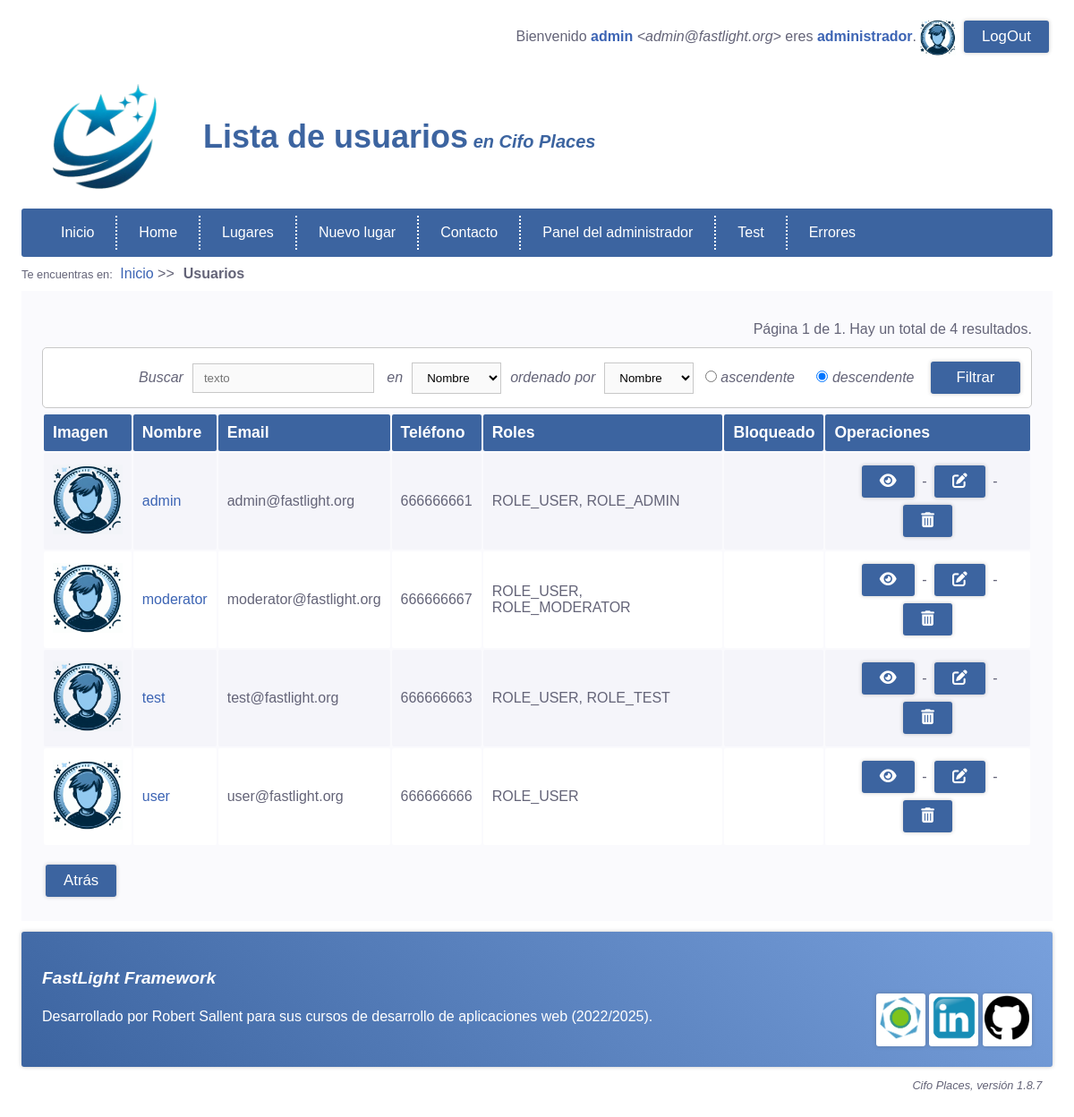
The page /User/list (signed in) on the database its author committed.
### tables this page shows
CREATE TABLE users(
	id INT PRIMARY KEY auto_increment,
	displayname VARCHAR(32) NOT NULL,
	email VARCHAR(255) NOT NULL UNIQUE KEY,
	phone VARCHAR(32) NOT NULL UNIQUE KEY,
	password VARCHAR(255) NOT NULL,
	roles VARCHAR(1024) NOT NULL DEFAULT '["ROLE_USER"]',
	picture VARCHAR(256) DEFAULT NULL,
	created_at TIMESTAMP NOT NULL DEFAULT CURRENT_TIMESTAMP,
	updated_at TIMESTAMP NULL DEFAULT NULL ON UPDATE CURRENT_TIMESTAMP
);

### mvc/views/user/list.php (the view, shortened to what the rows shown need)
 <!DOCTYPE html>
<html lang="es">
	<head>
		<link rel="stylesheet" href="https://cdnjs.cloudflare.com/ajax/libs/font-awesome/6.0.0/css/all.min.css">
		<?= $template->css() ?>
	</head>
	<body>
		<?= $template->login() ?>
		<?= $template->header('Lista de usuarios') ?>
		<main>
    		<?php if ($users) { ?>
    			<table class="table w100">
    				<tr>
    					<th>Imagen</th>
    					<th>Nombre</th>
    					<th>Email</th>
    					<th>Teléfono</th>
    					<th>Roles</th>
    					<th>Bloqueado</th>
    					<th class="centrado">Operaciones</th>
    				</tr>
    			<?php foreach ($users as $user){?>
    				<tr>
    					<td class="centrado">
    						<a href='/User/show/<?=$user->id?>'>
    							<img src="<?=USER_IMAGE_FOLDER.'/'.($user->foto ?? DEFAULT_USER_IMAGE)?>"
    								class="table-image" alt="Portada de <?= $user->displayname ?>"
    								title="Portada de <?= $user->displayname ?>">
    						</a>
    					</td>
    					<td><a href='/User/show/<?= $user->id ?>'><?=$user->displayname?></a></td>
    					<td><?= $user->email ?></td>
    					<td><?= $user->phone ?></td>
    					<td><?= implode(', ', $user->roles); ?></td>
    					<td><?= $user->blocked_at ?></td>
    					<td class="centrado">
    						<a class='button' href='/User/show/<?= $user->id ?>'title="Ver">
    							<i class="fas fa-eye"></i></a> -
    						<a class='button' href='/User/edit/<?= $user->id ?>'title="Editar">
    							<i class="fas fa-edit"></i></a> -
    						<a class='button' href='/User/delete/<?= $user->id ?>'title="Borrar">
    							<i class="fas fa-trash-alt"></i></a>
    					</td>
    				</tr>
    			<?php } ?>
    			</table>
    			<?php }else{?>
    				<div class="danger p2">
    					<p>No hay usuarios que mostrar.</p>
    				</div>
    			<?php } ?>
		</main>
	</body>
</html>

### templates/Base.php (shortened to what the rows shown need)
<?php
class Base implements TemplateInterface{
    protected array $css = [
        'standard'  => '/css/base.css',
        'tablet'    => '/css/base_tablet.css',
        'phone'     => '/css/base_phone.css',
        'printer'   => '/css/base_printer.css'
    ];
    protected array $mediaQueries = [
        'standard'  => 'screen',
        'tablet'    => 'screen and (max-width: 850px) and (min-width: 451px)',
        'phone'     => 'screen and (max-width: 450px)',
        'printer'   => 'print'
    ];
    public function css(){
        $html = "\n";
        foreach($this->css as $device => $file){
            if($file){
                $html .= "\t\t<link rel='stylesheet' media='".($this->mediaQueries[$device])."' type='text/css' href='$file'>\n";
            }
        }
        return $html;
    }
    public function login(){
        if(Login::guest()){
            $html = "
            <div class='derecha'>
                <a class='button' href='/User/create'>Registro</a>
                <a class='button' href='/Login'>LogIn</a>
            </div>";
        }else{
            $user = Login::user();
            $html = "
            <div class='right'>
                <span class='pc'>Bienvenido</span>
                <a class='negrita' href='/User/show/".user()->id."'>
                    $user->displayname
                </a>
                <span class='pc cursiva'>&lt;$user->email&gt;</span>";
                if($user->isAdmin())
                    $html .= "
                <span class='pc'> eres
                    <a class='negrita' href='/Panel/admin'>administrador</a>.
                </span>";
                $html .= "
                <img class='xx-small middle my1'
                    src='".USER_IMAGE_FOLDER."/".($user->picture ?? DEFAULT_USER_IMAGE)."'
                    alt='Imagen de perfil'>
                <a class='button' href='/Logout'>LogOut</a>
            </div>";
        }
        return $html;
    }
    public function header(
        ?string $title    = NULL,
        ?string $subtitle = NULL
    ){
        return "
            <header>
                <figure>
                    <a href='/'>
                        <img alt='FastLight Logo' src='/images/template/fastlight_base.png'>
                    </a>
                </figure>
                <hgroup>
            	   <h1>".($title ?? 'Página sin título' )."<span class='small italic'> en ".APP_NAME."</span></h1>
                   ".($subtitle ? '<p>'.$subtitle.'</p>' : '')."
                </hgroup>
            </header>
        ";
    }
}

### rows shown on the page
users: displayname "admin", email "admin@fastlight.org", phone "666666661", roles "ROLE_USER, ROLE_ADMIN"
users: displayname "moderator", email "moderator@fastlight.org", phone "666666667", roles "ROLE_USER, ROLE_MODERATOR"
users: displayname (placeholder picture), displayname "test", email "test@fastlight.org", phone "666666663", roles "ROLE_USER, ROLE_TEST"
users: displayname (placeholder picture), displayname "user", email "user@fastlight.org", phone "666666666", roles "ROLE_USER"

### other values the page prints
$title "Lista de usuarios"
APP_NAME "Cifo Places"
$miga "Inicio"
$miga "Usuarios"
$langs[$this->lang] "Página 1 de 1. Hay un total de 4 resultados."
form field campo "Nombre"
form field campoOrden "Nombre"
